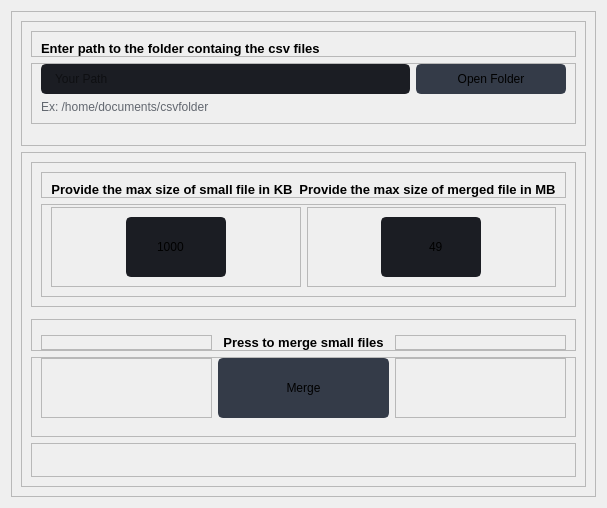
                  <widget class="QWidget" name="page4_MergeSmallFiles">
                   <layout class="QVBoxLayout" name="verticalLayout_28">
                    <item>
                     <widget class="QFrame" name="frame_52">
                      <property name="frameShape">
                       <enum>QFrame::StyledPanel</enum>
                      </property>
                      <property name="frameShadow">
                       <enum>QFrame::Raised</enum>
                      </property>
                      <layout class="QVBoxLayout" name="verticalLayout_27">
                       <item>
                        <widget class="QFrame" name="frame_53">
                         <property name="frameShape">
                          <enum>QFrame::StyledPanel</enum>
                         </property>
                         <property name="frameShadow">
                          <enum>QFrame::Raised</enum>
                         </property>
                         <layout class="QVBoxLayout" name="verticalLayout_25">
                          <property name="bottomMargin">
                           <number>15</number>
                          </property>
                          <item>
                           <widget class="QFrame" name="frame_54">
                            <property name="frameShape">
                             <enum>QFrame::StyledPanel</enum>
                            </property>
                            <property name="frameShadow">
                             <enum>QFrame::Raised</enum>
                            </property>
                            <layout class="QHBoxLayout" name="horizontalLayout_28">
                             <property name="bottomMargin">
                              <number>0</number>
                             </property>
                             <item>
                              <widget class="QLabel" name="labelBoxBlenderInstalation_7">
                               <property name="font">
                                <font>
                                 <family>Segoe UI</family>
                                 <pointsize>10</pointsize>
                                 <weight>75</weight>
                                 <bold>true</bold>
                                </font>
                               </property>
                               <property name="styleSheet">
                                <string notr="true"/>
                               </property>
                               <property name="text">
                                <string>Enter path to the folder containg the csv files</string>
                               </property>
                              </widget>
                             </item>
                            </layout>
                           </widget>
                          </item>
                          <item>
                           <widget class="QFrame" name="frame_55">
                            <property name="frameShape">
                             <enum>QFrame::StyledPanel</enum>
                            </property>
                            <property name="frameShadow">
                             <enum>QFrame::Raised</enum>
                            </property>
                            <layout class="QHBoxLayout" name="horizontalLayout_29">
                             <property name="topMargin">
                              <number>0</number>
                             </property>
                             <item>
                              <layout class="QGridLayout" name="gridLayout_8">
                               <property name="bottomMargin">
                                <number>0</number>
                               </property>
                               <item row="0" column="0">
                                <widget class="QLineEdit" name="LineEditPath_Page4">
                                 <property name="minimumSize">
                                  <size>
                                   <width>0</width>
                                   <height>30</height>
                                  </size>
                                 </property>
                                 <property name="styleSheet">
                                  <string notr="true">QLineEdit {
	background-color: rgb(27, 29, 35);
	border-radius: 5px;
	border: 2px solid rgb(27, 29, 35);
	padding-left: 10px;
}
QLineEdit:hover {
	border: 2px solid rgb(64, 71, 88);
}
QLineEdit:focus {
	border: 2px solid rgb(91, 101, 124);
}</string>
                                 </property>
                                 <property name="placeholderText">
                                  <string>Your Path</string>
                                 </property>
                                </widget>
                               </item>
                               <item row="0" column="1">
                                <widget class="QPushButton" name="BtnBrows_Page4_MergeSmall">
                                 <property name="minimumSize">
                                  <size>
                                   <width>150</width>
                                   <height>30</height>
                                  </size>
                                 </property>
                                 <property name="font">
                                  <font>
                                   <family>Segoe UI</family>
                                   <pointsize>9</pointsize>
                                  </font>
                                 </property>
                                 <property name="styleSheet">
                                  <string notr="true">QPushButton {
	border: 2px solid rgb(52, 59, 72);
	border-radius: 5px;	
	background-color: rgb(52, 59, 72);
}
QPushButton:hover {
	background-color: rgb(57, 65, 80);
	border: 2px solid rgb(61, 70, 86);
}
QPushButton:pressed {	
	background-color: rgb(35, 40, 49);
	border: 2px solid rgb(43, 50, 61);
}</string>
                                 </property>
                                 <property name="text">
                                  <string>Open Folder</string>
                                 </property>
                                 <property name="icon">
                                  <iconset resource="files.qrc">
                                   <normaloff>:/16x16/icons/16x16/cil-folder-open.png</normaloff>:/16x16/icons/16x16/cil-folder-open.png</iconset>
                                 </property>
                                </widget>
                               </item>
                               <item row="1" column="0" colspan="2">
                                <widget class="QLabel" name="labelVersion_9">
                                 <property name="styleSheet">
                                  <string notr="true">color: rgb(98, 103, 111);</string>
                                 </property>
                                 <property name="lineWidth">
                                  <number>1</number>
                                 </property>
                                 <property name="text">
                                  <string>Ex: /home/documents/csvfolder</string>
                                 </property>
                                 <property name="alignment">
                                  <set>Qt::AlignLeading|Qt::AlignLeft|Qt::AlignVCenter</set>
                                 </property>
                                </widget>
                               </item>
                              </layout>
                             </item>
                            </layout>
                           </widget>
                          </item>
                          <item>
                           <widget class="QFrame" name="frame_70">
                            <property name="frameShape">
                             <enum>QFrame::StyledPanel</enum>
                            </property>
                            <property name="frameShadow">
                             <enum>QFrame::Raised</enum>
                            </property>
                           </widget>
                          </item>
                         </layout>
                        </widget>
                       </item>
                       <item>
                        <widget class="QFrame" name="frame_58">
                         <property name="frameShape">
                          <enum>QFrame::StyledPanel</enum>
                         </property>
                         <property name="frameShadow">
                          <enum>QFrame::Raised</enum>
                         </property>
                         <layout class="QVBoxLayout" name="verticalLayout_26">
                          <item>
                           <widget class="QFrame" name="frame_59">
                            <property name="frameShape">
                             <enum>QFrame::StyledPanel</enum>
                            </property>
                            <property name="frameShadow">
                             <enum>QFrame::Raised</enum>
                            </property>
                            <layout class="QVBoxLayout" name="verticalLayout_29">
                             <item>
                              <widget class="QFrame" name="frame_56">
                               <property name="frameShape">
                                <enum>QFrame::StyledPanel</enum>
                               </property>
                               <property name="frameShadow">
                                <enum>QFrame::Raised</enum>
                               </property>
                               <layout class="QHBoxLayout" name="horizontalLayout_34">
                                <property name="bottomMargin">
                                 <number>0</number>
                                </property>
                                <item>
                                 <widget class="QLabel" name="labelBoxBlenderInstalation_8">
                                  <property name="font">
                                   <font>
                                    <family>Segoe UI</family>
                                    <pointsize>10</pointsize>
                                    <weight>75</weight>
                                    <bold>true</bold>
                                   </font>
                                  </property>
                                  <property name="styleSheet">
                                   <string notr="true"/>
                                  </property>
                                  <property name="text">
                                   <string>Provide the max size of small file in KB</string>
                                  </property>
                                  <property name="alignment">
                                   <set>Qt::AlignCenter</set>
                                  </property>
                                 </widget>
                                </item>
                                <item>
                                 <widget class="QLabel" name="labelBoxBlenderInstalation_9">
                                  <property name="font">
                                   <font>
                                    <family>Segoe UI</family>
                                    <pointsize>10</pointsize>
                                    <weight>75</weight>
                                    <bold>true</bold>
                                   </font>
                                  </property>
                                  <property name="styleSheet">
                                   <string notr="true"/>
                                  </property>
                                  <property name="text">
                                   <string>Provide the max size of merged file in MB</string>
                                  </property>
                                  <property name="alignment">
                                   <set>Qt::AlignCenter</set>
                                  </property>
                                 </widget>
                                </item>
                               </layout>
                              </widget>
                             </item>
                             <item>
                              <widget class="QFrame" name="frame_57">
                               <property name="frameShape">
                                <enum>QFrame::StyledPanel</enum>
                               </property>
                               <property name="frameShadow">
                                <enum>QFrame::Raised</enum>
                               </property>
                               <layout class="QHBoxLayout" name="horizontalLayout_33">
                                <property name="topMargin">
                                 <number>2</number>
                                </property>
                                <item>
                                 <widget class="QFrame" name="frame_68">
                                  <property name="frameShape">
                                   <enum>QFrame::StyledPanel</enum>
                                  </property>
                                  <property name="frameShadow">
                                   <enum>QFrame::Raised</enum>
                                  </property>
                                  <layout class="QHBoxLayout" name="horizontalLayout_36">
                                   <item>
                                    <widget class="QLineEdit" name="LineEdit_Page4_SmallFileMaxSize">
                                     <property name="minimumSize">
                                      <size>
                                       <width>100</width>
                                       <height>60</height>
                                      </size>
                                     </property>
                                     <property name="maximumSize">
                                      <size>
                                       <width>100</width>
                                       <height>60</height>
                                      </size>
                                     </property>
                                     <property name="layoutDirection">
                                      <enum>Qt::RightToLeft</enum>
                                     </property>
                                     <property name="styleSheet">
                                      <string notr="true">QLineEdit {
	background-color: rgb(27, 29, 35);
	border-radius: 5px;
	border: 2px solid rgb(27, 29, 35);
	padding-left: 10px;
}
QLineEdit:hover {
	border: 2px solid rgb(64, 71, 88);
}
QLineEdit:focus {
	border: 2px solid rgb(91, 101, 124);
}</string>
                                     </property>
                                     <property name="text">
                                      <string>1000</string>
                                     </property>
                                     <property name="alignment">
                                      <set>Qt::AlignCenter</set>
                                     </property>
                                     <property name="placeholderText">
                                      <string>Your Path</string>
                                     </property>
                                    </widget>
                                   </item>
                                  </layout>
                                 </widget>
                                </item>
                                <item>
                                 <widget class="QFrame" name="frame_69">
                                  <property name="frameShape">
                                   <enum>QFrame::StyledPanel</enum>
                                  </property>
                                  <property name="frameShadow">
                                   <enum>QFrame::Raised</enum>
                                  </property>
                                  <layout class="QHBoxLayout" name="horizontalLayout_35">
                                   <item>
                                    <widget class="QLineEdit" name="LineEdit_Page4_MergedFileMaxSize">
                                     <property name="minimumSize">
                                      <size>
                                       <width>100</width>
                                       <height>60</height>
                                      </size>
                                     </property>
                                     <property name="maximumSize">
                                      <size>
                                       <width>100</width>
                                       <height>60</height>
                                      </size>
                                     </property>
                                     <property name="layoutDirection">
                                      <enum>Qt::LeftToRight</enum>
                                     </property>
                                     <property name="styleSheet">
                                      <string notr="true">QLineEdit {
	background-color: rgb(27, 29, 35);
	border-radius: 5px;
	border: 2px solid rgb(27, 29, 35);
	padding-left: 10px;
}
QLineEdit:hover {
	border: 2px solid rgb(64, 71, 88);
}
QLineEdit:focus {
	border: 2px solid rgb(91, 101, 124);
}</string>
                                     </property>
                                     <property name="text">
                                      <string>49</string>
                                     </property>
                                     <property name="alignment">
                                      <set>Qt::AlignCenter</set>
                                     </property>
                                     <property name="placeholderText">
                                      <string>Your Path</string>
                                     </property>
                                    </widget>
                                   </item>
                                  </layout>
                                 </widget>
                                </item>
                               </layout>
                              </widget>
                             </item>
                            </layout>
                           </widget>
                          </item>
                          <item>
                           <widget class="QFrame" name="frame_60">
                            <property name="frameShape">
                             <enum>QFrame::StyledPanel</enum>
                            </property>
                            <property name="frameShadow">
                             <enum>QFrame::Raised</enum>
                            </property>
                           </widget>
                          </item>
                          <item>
                           <widget class="QFrame" name="frame_61">
                            <property name="frameShape">
                             <enum>QFrame::StyledPanel</enum>
                            </property>
                            <property name="frameShadow">
                             <enum>QFrame::Raised</enum>
                            </property>
                            <layout class="QHBoxLayout" name="horizontalLayout_30">
                             <property name="topMargin">
                              <number>15</number>
                             </property>
                             <property name="bottomMargin">
                              <number>0</number>
                             </property>
                             <item>
                              <widget class="QFrame" name="frame_62">
                               <property name="frameShape">
                                <enum>QFrame::StyledPanel</enum>
                               </property>
                               <property name="frameShadow">
                                <enum>QFrame::Raised</enum>
                               </property>
                              </widget>
                             </item>
                             <item>
                              <widget class="QLabel" name="labelConvert_Page1_BulkComvert_4">
                               <property name="font">
                                <font>
                                 <family>Segoe UI</family>
                                 <pointsize>10</pointsize>
                                 <weight>75</weight>
                                 <bold>true</bold>
                                </font>
                               </property>
                               <property name="styleSheet">
                                <string notr="true"/>
                               </property>
                               <property name="text">
                                <string>Press to merge small files</string>
                               </property>
                               <property name="alignment">
                                <set>Qt::AlignCenter</set>
                               </property>
                              </widget>
                             </item>
                             <item>
                              <widget class="QFrame" name="frame_63">
                               <property name="frameShape">
                                <enum>QFrame::StyledPanel</enum>
                               </property>
                               <property name="frameShadow">
                                <enum>QFrame::Raised</enum>
                               </property>
                              </widget>
                             </item>
                            </layout>
                           </widget>
                          </item>
                          <item>
                           <widget class="QFrame" name="frame_64">
                            <property name="frameShape">
                             <enum>QFrame::StyledPanel</enum>
                            </property>
                            <property name="frameShadow">
                             <enum>QFrame::Raised</enum>
                            </property>
                            <layout class="QHBoxLayout" name="horizontalLayout_31">
                             <property name="topMargin">
                              <number>0</number>
                             </property>
                             <property name="bottomMargin">
                              <number>18</number>
                             </property>
                             <item>
                              <widget class="QFrame" name="frame_65">
                               <property name="frameShape">
                                <enum>QFrame::StyledPanel</enum>
                               </property>
                               <property name="frameShadow">
                                <enum>QFrame::Raised</enum>
                               </property>
                              </widget>
                             </item>
                             <item>
                              <widget class="QPushButton" name="BtnMerge_Page4_MergeSmall">
                               <property name="minimumSize">
                                <size>
                                 <width>60</width>
                                 <height>60</height>
                                </size>
                               </property>
                               <property name="font">
                                <font>
                                 <family>Segoe UI</family>
                                 <pointsize>9</pointsize>
                                </font>
                               </property>
                               <property name="layoutDirection">
                                <enum>Qt::LeftToRight</enum>
                               </property>
                               <property name="autoFillBackground">
                                <bool>false</bool>
                               </property>
                               <property name="styleSheet">
                                <string notr="true">QPushButton {
	border: 2px solid rgb(52, 59, 72);
	border-radius: 5px;	
	background-color: rgb(52, 59, 72);
}
QPushButton:hover {
	background-color: rgb(57, 65, 80);
	border: 2px solid rgb(61, 70, 86);
}
QPushButton:pressed {	
	background-color: rgb(35, 40, 49);
	border: 2px solid rgb(43, 50, 61);
}</string>
                               </property>
                               <property name="text">
                                <string>Merge</string>
                               </property>
                               <property name="icon">
                                <iconset>
                                 <normaloff>icons/20x20/cil-paper-plane.png</normaloff>icons/20x20/cil-paper-plane.png</iconset>
                               </property>
                               <property name="checkable">
                                <bool>false</bool>
                               </property>
                              </widget>
                             </item>
                             <item>
                              <widget class="QFrame" name="frame_66">
                               <property name="frameShape">
                                <enum>QFrame::StyledPanel</enum>
                               </property>
                               <property name="frameShadow">
                                <enum>QFrame::Raised</enum>
                               </property>
                              </widget>
                             </item>
                            </layout>
                           </widget>
                          </item>
                          <item>
                           <widget class="QFrame" name="frame_67">
                            <property name="frameShape">
                             <enum>QFrame::StyledPanel</enum>
                            </property>
                            <property name="frameShadow">
                             <enum>QFrame::Raised</enum>
                            </property>
                            <layout class="QHBoxLayout" name="horizontalLayout_32">
                             <item>
                              <widget class="QLabel" name="LabelStatus_Page4_MergeSmall">
                               <property name="styleSheet">
                                <string notr="true">color: rgb(98, 103, 111);</string>
                               </property>
                               <property name="lineWidth">
                                <number>1</number>
                               </property>
                               <property name="text">
                                <string/>
                               </property>
                               <property name="alignment">
                                <set>Qt::AlignCenter</set>
                               </property>
                              </widget>
                             </item>
                            </layout>
                           </widget>
                          </item>
                         </layout>
                        </widget>
                       </item>
                      </layout>
                     </widget>
                    </item>
                   </layout>
                  </widget>
